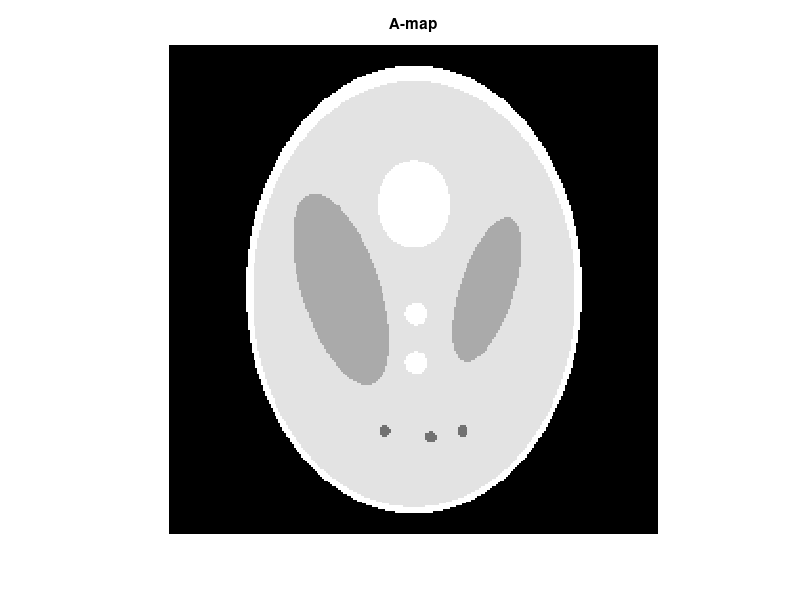
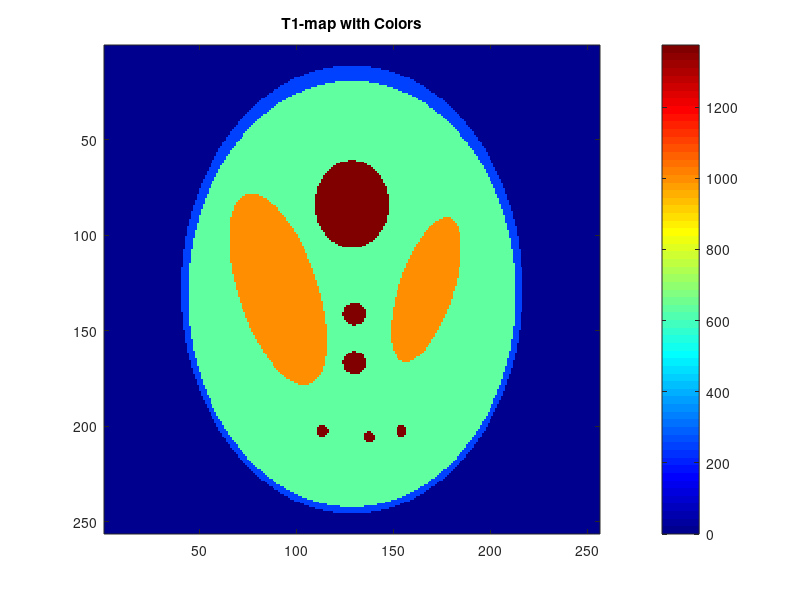
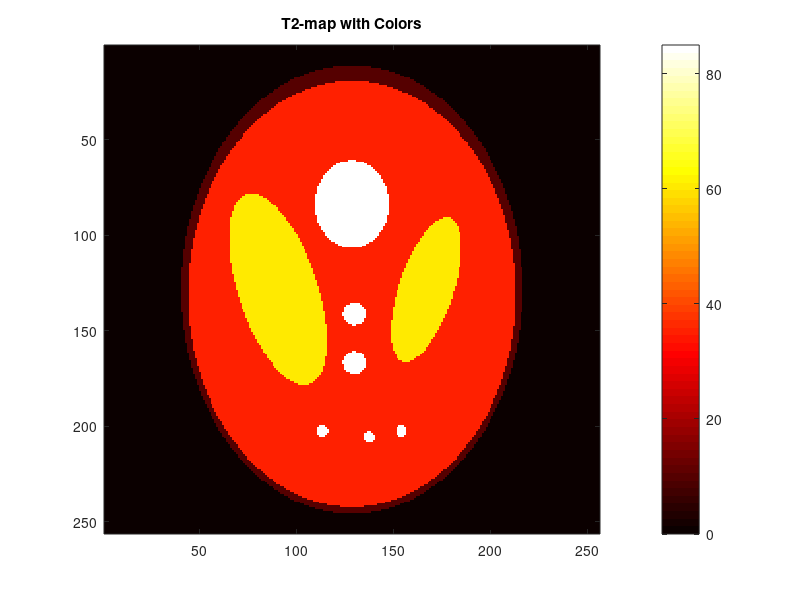
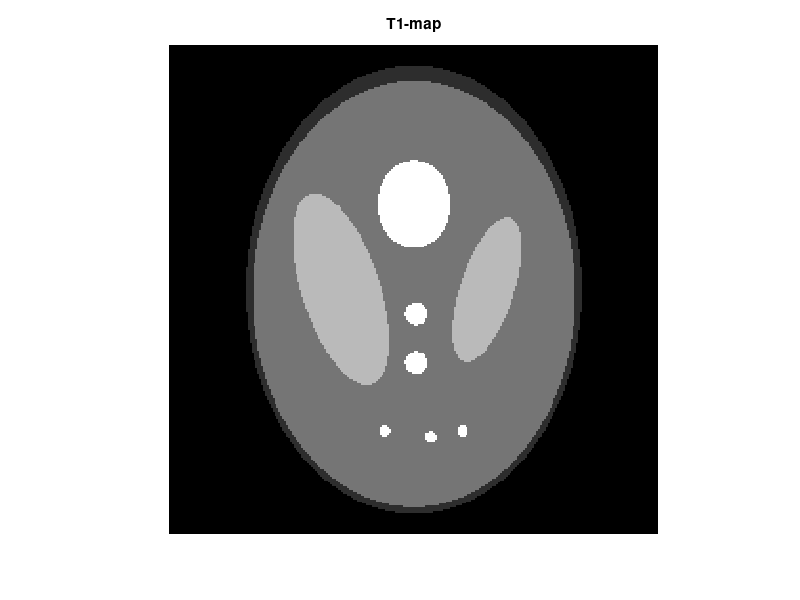

The MATLAB source for these figures, in order:
% Assignment 2
% Author: Marwan Aridi, COSC4372
% Note: This file will generate 5 output images. The output images are:
% A-map
% T1-map (greyscale image)
% T2-map (greyscale image)
% T1-map (color)
% T2-map (color)




% This is a combined script for A-map, T1-map, and T2-map (grayscale and colored)

% Main script to generate and display all maps for the modified Shepp-Logan phantom
function generate_all_maps()
    % Define the parameters for the ellipses, matching each to the compartment
    ellipses = [
        1, 0.69, 0.92, 0, 0, 0;           % Main ellipse
       -0.8, 0.6624, 0.874, 0, -0.0184, 0; % Compartment 1 
       -0.2, 0.11, 0.31, 0.3, 0, -18;      % Compartment 2 
       -0.2, 0.16, 0.41, -0.3, 0, 18;      % Compartment 2 
        0.1, 0.15, 0.18, 0, 0.35, 0;       % Compartment 3 
        0.05, 0.046, 0.046, 0.01, -0.1, 0; % Small circle 3
        0.05, 0.046, 0.046, 0.01, -0.3, 0; % Small circle 3
        0.05, 0.023, 0.023, -0.12, -0.58, 0; % Small circle 4
        0.05, 0.023, 0.023, 0.20, -0.58, 0;  % Small circle 4
        0.05, 0.023, 0.023, 0.07, -0.605, 0]; % Small circle 4

    compartments = [1, 2, 3, 3, 4, 4, 4, 4, 4, 4];  
    T1_values = 250 + (compartments - 1) * 375; %Formula for T1
    T2_values = 10 + (compartments - 1) * 25;   %Formula for T2
    A_values = [0.9, 0.8, 0.6, 0.6, 0.9, 0.9, 0.9, 0.4, 0.4, 0.4];  % A-map values

    % Generate the A-map
    A_map = phantom1_A(256, 10, ellipses, A_values);
    figure, imshow(A_map, []);  % Display the A-map
    title('A-map');  % Add the title "A-map"

    % Generate the T1-map with colors
    T1_map_colored = phantom1_T1(256, 10, ellipses, T1_values);
    figure, imagesc(T1_map_colored);  % Use imagesc to display with colors
    colormap(jet);                    % Apply the 'jet' colormap for vibrant colors
    colorbar;                         % Display color bar for reference
    title('T1-map with Colors');

    % Generate the T2-map with colors
    T2_map_colored = phantom1_T2(256, 10, ellipses, T2_values);
    figure, imagesc(T2_map_colored);  % Use imagesc to display with colors
    colormap(hot);                    % Apply the 'hot' colormap for distinct colors
    colorbar;                         % Display color bar for reference
    title('T2-map with Colors');

    % Generate the grayscale T1-map
    T1_map = phantom1_T1(256, 10, ellipses, T1_values);
    figure, imshow(T1_map, []);  % Display the T1-map
    title('T1-map');  % Add the title "T1-map"

    % Generate the grayscale T2-map
    T2_map = phantom1_T2(256, 10, ellipses, T2_values);
    figure, imshow(T2_map, []);  % Display the T2-map
    title('T2-map');  % Add the title "T2-map"
end

% Modified phantom1 function to create the A-map
function A_map = phantom1_A(N, M, ellipses, A_values)
    A_map = zeros(N);
    xax = ( (0:N-1)-(N-1)/2 ) / ((N-1)/2); 
    xg = repmat(xax, N, 1);
    
    for i = 1:M
        A = A_values(i);  % Assign value of A for the compartment
        a = ellipses(i, 2);
        b = ellipses(i, 3);
        x0 = ellipses(i, 4);
        y0 = ellipses(i, 5);
        phi = ellipses(i, 6);
        phi = phi * pi / 180;
        
        x = xg - x0;
        y = rot90(xg) - y0;
        
        cosp = cos(phi); 
        sinp = sin(phi);
        
        idx = find(((x.*cosp + y.*sinp).^2)./a^2 + ((y.*cosp - x.*sinp).^2)./b^2 <= 1);
        A_map(idx) = A;
    end
end

% Modified phantom1 function to create the T1-map
function T1_map = phantom1_T1(N, M, ellipses, T1_values)
    T1_map = zeros(N);
    xax = ( (0:N-1)-(N-1)/2 ) / ((N-1)/2); 
    xg = repmat(xax, N, 1);
    
    for i = 1:M
        T1 = T1_values(i);
        a = ellipses(i, 2);
        b = ellipses(i, 3);
        x0 = ellipses(i, 4);
        y0 = ellipses(i, 5);
        phi = ellipses(i, 6);
        phi = phi * pi / 180;
        
        x = xg - x0;
        y = rot90(xg) - y0;
        
        cosp = cos(phi); 
        sinp = sin(phi);
        
        idx = find(((x.*cosp + y.*sinp).^2)./a^2 + ((y.*cosp - x.*sinp).^2)./b^2 <= 1);
        T1_map(idx) = T1;
    end
end

% Modified phantom1 function to create the T2-map
function T2_map = phantom1_T2(N, M, ellipses, T2_values)
    T2_map = zeros(N);
    xax = ( (0:N-1)-(N-1)/2 ) / ((N-1)/2); 
    xg = repmat(xax, N, 1);
    
    for i = 1:M
        T2 = T2_values(i);
        a = ellipses(i, 2);
        b = ellipses(i, 3);
        x0 = ellipses(i, 4);
        y0 = ellipses(i, 5);
        phi = ellipses(i, 6);
        phi = phi * pi / 180;
        
        x = xg - x0;
        y = rot90(xg) - y0;
        
        cosp = cos(phi); 
        sinp = sin(phi);
        
        idx = find(((x.*cosp + y.*sinp).^2)./a^2 + ((y.*cosp - x.*sinp).^2)./b^2 <= 1);
        T2_map(idx) = T2;
    end
end

% Call the function to generate and display all maps
generate_all_maps();
